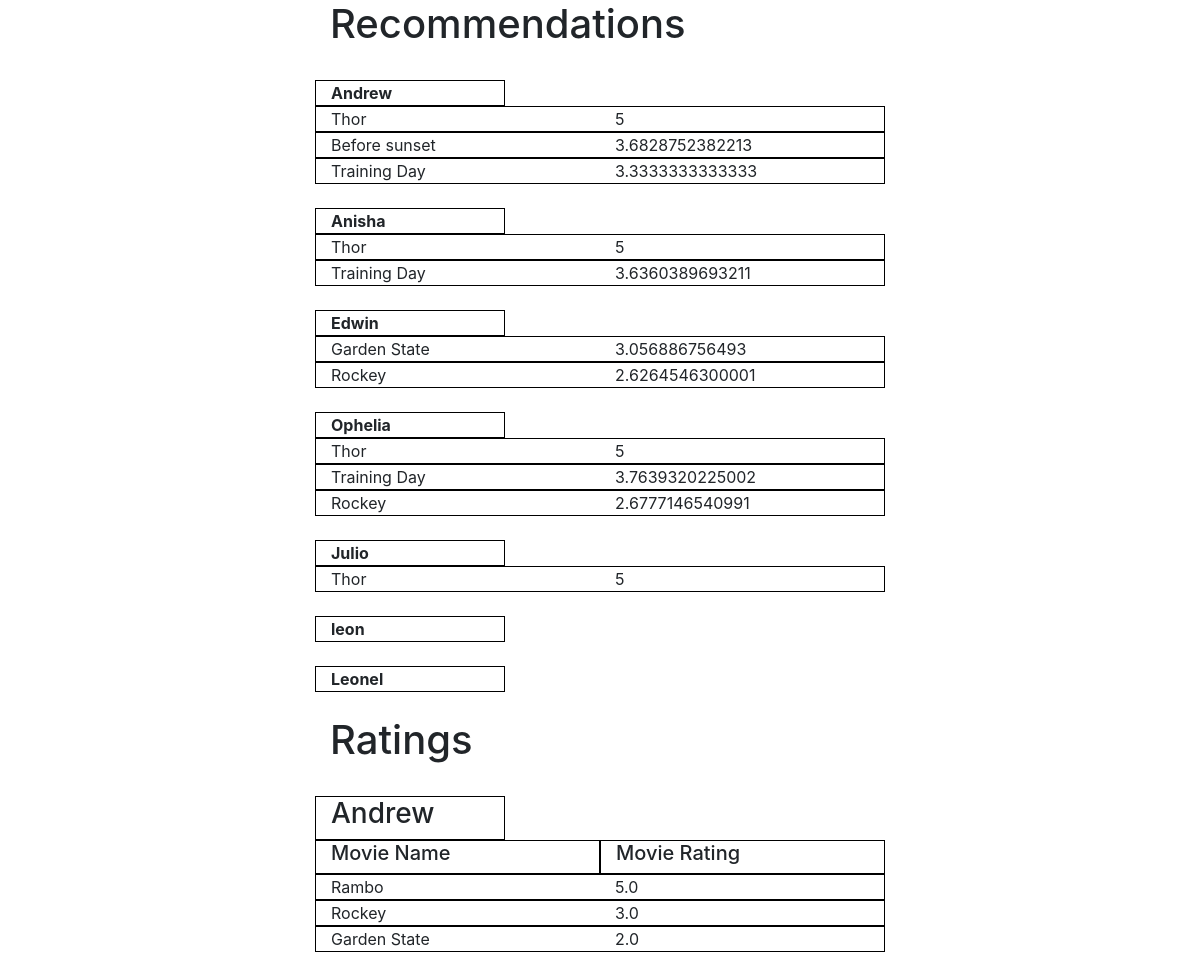
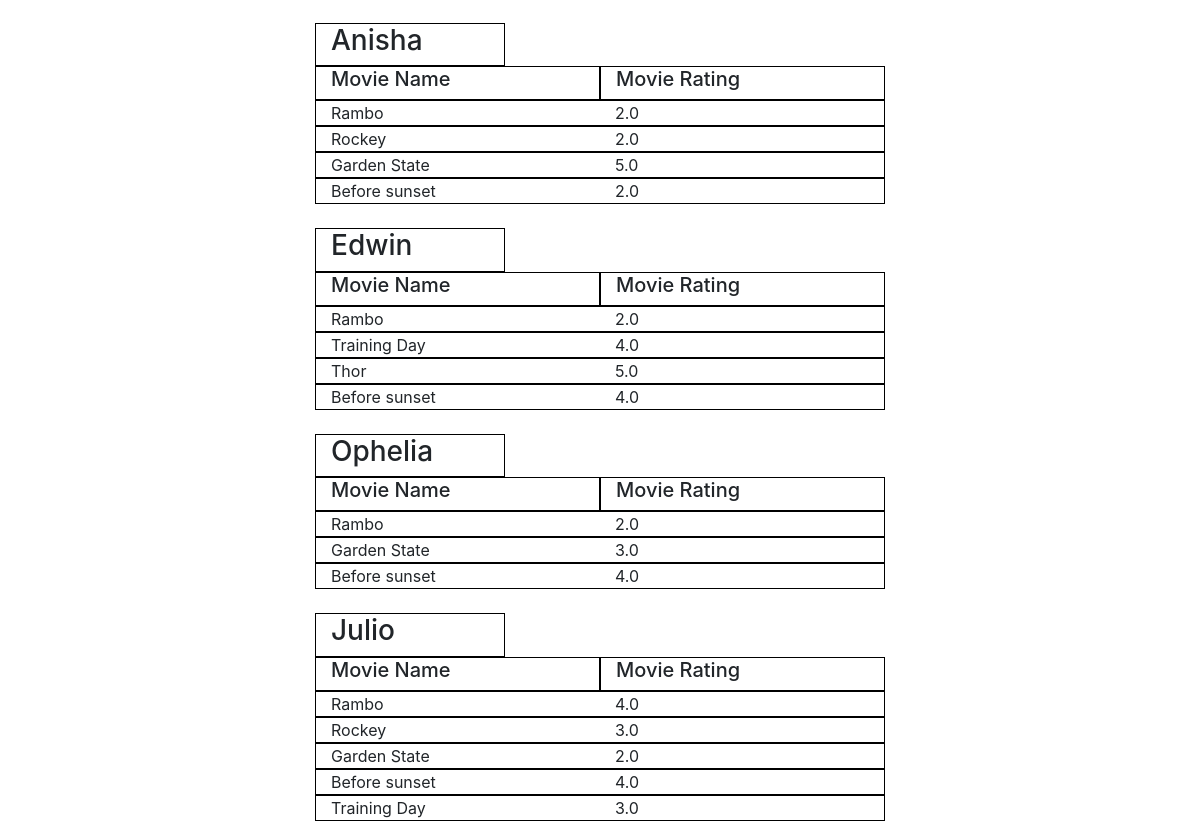
The page / on the database its author committed (2 pictures, top to bottom).
### tables this page shows
CREATE TABLE `tbl_user` (
  `id` int(255) NOT NULL,
  `first_name` varchar(20) NOT NULL,
  `last_name` varchar(20) NOT NULL,
  `email_address` varchar(50) NOT NULL,
  `cust_country` varchar(100) NOT NULL,
  `cust_state` varchar(100) NOT NULL,
  `cust_city` varchar(100) DEFAULT NULL,
  `cust_street` varchar(100) NOT NULL,
  `phone_number` varchar(20) NOT NULL,
  `password` varchar(50) NOT NULL,
  `account_status` int(255) NOT NULL,
  `registered_timestamp` datetime NOT NULL,
  `activation_key` varchar(255) NOT NULL,
  `role_id` int(255) NOT NULL
);

### settings.php (called while the page is built, shortened)
<?php
  global $db;
  require(INC_DIR . '/recommendation.php');

### config.php (called while the page is built, shortened)
<?php
require_once( 'settings.php' );

### index.php (called while the page is built)
<?php include_once('config.php') ?>
<?php include_once('common/header.php') ?>
<?php include_once('common/footer.php') ?>

### includes/recommendation.php (the view, shortened to what this page needs)
<?php
  $statement = $db->prepare("SELECT * from user_movies");
  $statement->execute();
  $movies = $statement->fetchAll(PDO::FETCH_ASSOC);
  $matrix = array();
  foreach($movies as $movie){
    $statement = $db->prepare("SELECT first_name from tbl_user where id=?");
    $statement->execute(array($movie["user_id"]));
    $username = $statement->fetchAll(PDO::FETCH_ASSOC);
    $matrix[$username[0]['first_name']][$movie['movie_name']] = $movie['movie_rating'];
  }
  $statement = $db->prepare("SELECT first_name from tbl_user");
  $statement->execute();
  $users = $statement->fetchAll(PDO::FETCH_ASSOC);
  echo "<div class='container'><div class='row'><div class='col-md-6 offset-md-3'><h1>Recommendations</h1></div></div><div class='row'><div class='col-md-6 offset-md-3'>";
  foreach($users as $user){
  $recommendations = getRecommendation($matrix,$user['first_name']);
  echo "<div class='row mt-4'><div class='col-md-4' style='border:1px solid black;'><b>" . $user['first_name'] ."</b></div></div>";
    foreach($recommendations as $key=>$value){
      echo(   "<div class='row' style='border:1px solid black;'>" .
              "<div class='col-md-6'>". $key ."</li></div>" .
              "<div class='col-md-6'>". $value ."</li></div>" .
              "</div>");
    }
  }
  echo "</div></div></div>";
  echo "<div class='container'><div class='row mt-4'><div class='col-md-6 offset-md-3'><h1>Ratings</h1></div></div><div class='row'><div class='col-md-6 offset-md-3'>";
  foreach($matrix as $cust=>$value){
    echo "<div class='row mt-4'><div class='col-md-4' style='border:1px solid black;'><h3>" . $cust ."</h3></div></div>";
    echo "<div class='row'><div class='col-md-6' style='border:1px solid black;'><h5>Movie Name</h5></div><div class='col-md-6' style='border:1px solid black;'><h5>Movie Rating</h5></div></div>";
    foreach($value as $movie=>$rating){
      echo(   "<div class='row' style='border:1px solid black;'>" .
              "<div class='col-md-6'>". $movie ."</li></div>" .
              "<div class='col-md-6'>". $rating ."</li></div>" .
              "</div>");
    }
  }
  echo "</div></div></div>";
  function similarity_distance($matrix, $person1, $person2){
      $similar = array();
      $sum = 0;
      if(!isset($matrix[$person1])){
        return;
      }
      foreach($matrix[$person1] as $key=>$value){
        if(array_key_exists($key,$matrix[$person2])){
          $similar[$key] = 1;
        }
      }
        foreach($matrix[$person1] as $key=>$value){
          if(array_key_exists($key,$matrix[$person2])){
            $sum = $sum+pow($value-$matrix[$person2][$key], 2);
          }
        }
        return 1/(1+sqrt($sum));
  }
  function getRecommendation($matrix, $person){
    $total = array();
    $simsums = array();
    $ranks =array();
    foreach($matrix as $otherPerson=>$value){
      if($otherPerson != $person){
        $sim = similarity_distance($matrix, $person, $otherPerson);
        if(!isset($matrix[$person])){
          continue;
        }
        foreach($matrix[$otherPerson] as $key => $value){
          if(!array_key_exists($key,$matrix[$person])){
            if(!array_key_exists($key, $total)){
              $total[$key] = 0;
            }
            $total[$key] += $matrix[$otherPerson][$key] * $sim;
            if(!array_key_exists($key, $simsums)){
              $simsums[$key] = 0;
            }
            $simsums[$key] += $sim;
          }
        }
      }
    }
    foreach($total as $key=>$value){
      $ranks[$key] = $value/$simsums[$key];
    }
    array_multisort($ranks,SORT_DESC);
    return $ranks;
  }

### common/headerstart.php (shortened to what this page needs)
<!DOCTYPE html>
<html lang="en">
<head>
  <link
    rel="stylesheet"
    href="https://stackpath.bootstrapcdn.com/bootstrap/4.3.1/css/bootstrap.min.css"
>
    <link rel="stylesheet" href="https://use.fontawesome.com/releases/v5.7.2/css/all.css"
>
    <link rel="stylesheet" href="includes/css/custom.css?ver=0.01">
</head>

### common/header.php (shortened to what this page needs)
<?php include_once('headerstart.php') ?>
<body>

### common/footer.php
</body>
</html>

### rows shown on the page
tbl_user: first_name "Andrew", key "Thor", first_name "5", key "Before sunset", first_name "3.6828752382213", key "Training Day", first_name "3.3333333333333"
tbl_user: first_name "Anisha", key "Thor", first_name "5", key "Training Day", first_name "3.6360389693211"
tbl_user: first_name "Edwin", key "Garden State", first_name "3.056886756493", key "Rockey", first_name "2.6264546300001"
tbl_user: first_name "Ophelia", key "Thor", first_name "5", key "Training Day", first_name "3.7639320225002", key "Rockey", first_name "2.6777146540991"
tbl_user: first_name "Julio", key "Thor", first_name "5"
tbl_user: first_name "leon"
tbl_user: first_name "Leonel"

### other values the page prints
$cust "Andrew"
$movie "Rambo"
$rating "5.0"
$movie "Rockey"
$rating "3.0"
$movie "Garden State"
$rating "2.0"
$cust "Anisha"
$movie "Before sunset"
$cust "Edwin"
$movie "Training Day"
$rating "4.0"
$movie "Thor"
$cust "Ophelia"
$cust "Julio"
